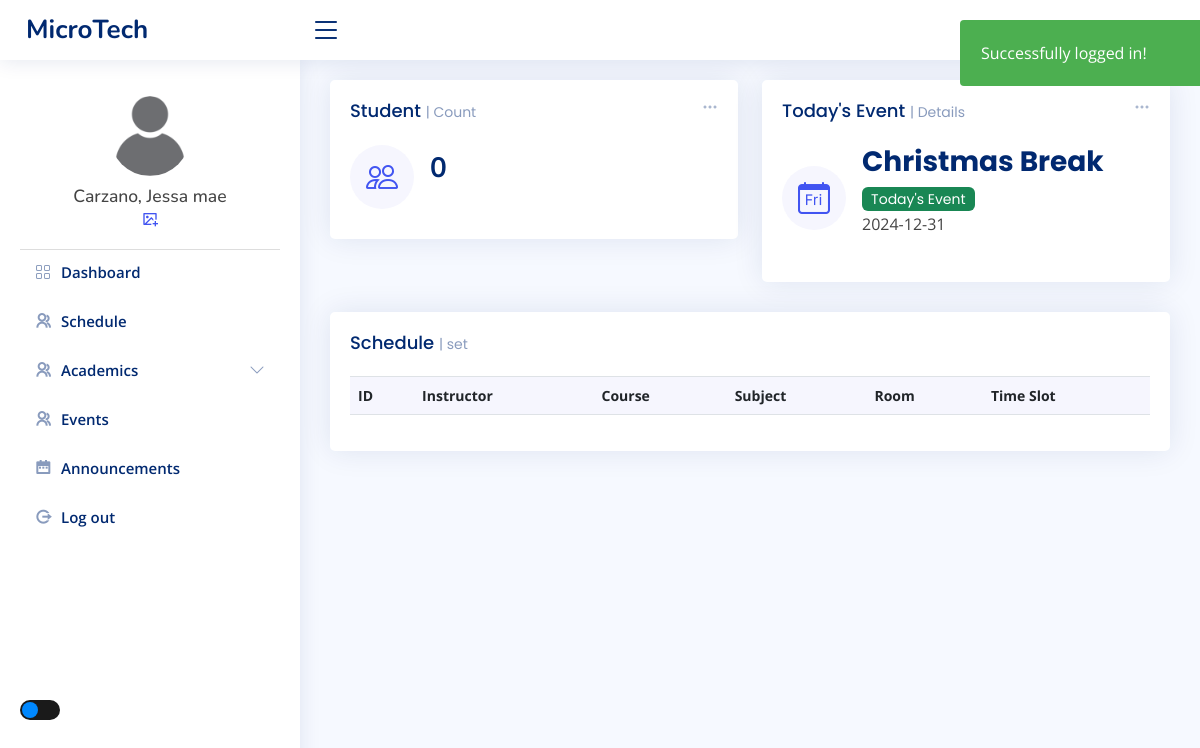
The page /admin/index2.php (signed in) on the database its author committed.
### tables this page shows
CREATE TABLE `tbl_users` (
  `user_id` int(11) NOT NULL,
  `user_fname` varchar(50) NOT NULL,
  `user_lname` varchar(50) NOT NULL,
  `user_email` varchar(80) NOT NULL,
  `user_name` varchar(50) NOT NULL,
  `user_pass` varchar(100) NOT NULL,
  `user_role` varchar(20) NOT NULL,
  `user_image` varchar(100) NOT NULL,
  `date_of_birth` date DEFAULT NULL,
  `gender` enum('Male','Female') DEFAULT NULL,
  `hire_date` date DEFAULT NULL,
  `department` varchar(100) DEFAULT NULL,
  `phone_number` varchar(15) DEFAULT NULL,
  `address` varchar(255) DEFAULT NULL
);

CREATE TABLE `tbl_events` (
  `id` int(11) NOT NULL,
  `title` varchar(50) NOT NULL,
  `date` date NOT NULL,
  `description` varchar(10000) NOT NULL
);

### admin/index2.php (the view, shortened to what this page needs)
<?php
include_once "../templates/header2.php";
$connection = new Connection();
$pdo = $connection->open();
$sql = "SELECT * FROM tbl_events ORDER BY date DESC";
$stmt = $pdo->query($sql);
$events = $stmt->fetchAll(PDO::FETCH_ASSOC);
$today = date('Y-m-d');
$todaysEvent = null;
foreach ($events as $event) {
    if ($event['date'] === $today) {
        $todaysEvent = $event;
    }
}
$studentCount = 0;
$userid = $_SESSION["login"];
try {
    $countSql = "SELECT COUNT(*) AS student_count
                FROM tbl_student_instructors
                WHERE instructor_id = :instructor_id";
    $countStmt = $pdo->prepare($countSql);
    $countStmt->execute([':instructor_id' => $userid]);
    $countResult = $countStmt->fetch(PDO::FETCH_ASSOC);
    $studentCount = $countResult['student_count'];
} catch (PDOException $e) {
    echo "There was an error: " . $e->getMessage();
}
?>
<main id="main" class="main">
    <section class="section dashboard">
        <div class="row">
            <div class="col-xxl-4 col-md-6">
                <div class="card info-card sales-card">
                    <div class="filter">
                        <a class="icon" href="#" data-bs-toggle="dropdown"><i class="bi bi-three-dots"></i></a>
                    </div>
                    <div class="card-body">
                        <h5 class="card-title">Student <span>| Count</span></h5>
                        <div class="d-flex align-items-center">
                            <div class="card-icon rounded-circle d-flex align-items-center justify-content-center">
                                <i class="bi bi-people"></i>
                            </div>
                            <div class="ps-3">
                                <h6> <?php echo htmlspecialchars($studentCount); ?></p>
                                </h6>
                            </div>
                        </div>
                    </div>
                </div>
            </div>
            <div class="col-xxl-4 col-md-6">
                <div class="card info-card sales-card">
                    <div class="filter">
                        <a class="icon" href="#" data-bs-toggle="dropdown"><i class="bi bi-three-dots"></i></a>
                    </div>
                    <div class="card-body">
                        <h5 class="card-title">Today's Event <span>| Details</span></h5>
                        <div class="d-flex align-items-center">
                            <div class="card-icon rounded-circle d-flex align-items-center justify-content-center">
                                <i class="bi bi-calendar-day"></i>
                            </div>
                            <div class="ps-3">
                                <?php if ($todaysEvent) : ?>
                                    <li class="list-group-item d-flex justify-content-between align-items-start">
                                        <div style="flex-grow: 1;">
                                            <h6 class="card-title"><?php echo htmlspecialchars($todaysEvent['title']); ?> <span class="badge bg-success" style="color: white;">Today's Event</span></h6>
                                            <p><?php echo htmlspecialchars($todaysEvent['date']); ?></p>
                                        </div>
                                    </li>
                                <?php else : ?>
                                    <p>No events scheduled for today.</p>
                                <?php endif; ?>
                            </div>
                        </div>
                    </div>
                </div>
            </div>
        </div>
        <div class="row">
            <div class="col-lg-12">
                <div class="row">
                    <div class="col-12">
                        <div class="card recent-sales overflow-auto">
                            <div class="card-body">
                                <h5 class="card-title">Schedule <span>| set</span></h5>
                                <table id="scheduleTable" class="table table-striped table-bordered">
                                    <thead>
                                        <tr>
                                            <th scope="col">ID</th>
                                            <th scope="col">Instructor</th>
                                            <th scope="col">Course</th>
                                            <th scope="col">Subject</th>
                                            <th scope="col">Room</th>
                                            <th scope="col">Time Slot</th>
                                        </tr>
                                    </thead>
                                </table>
                            </div>
                        </div>
                    </div>
                </div>
            </div>
        </div>
    </section>
</main>
<?php
include_once "../templates/footer.php";
?>

### templates/header2.php (shortened to what this page needs)
<?php
$database = new Connection();
$conn = $database->open();
$userid = $_SESSION["login"];
$statements = $conn->prepare("SELECT user_fname, user_lname, user_image FROM tbl_users WHERE user_id = ?");
$statements->execute([$userid]);
$user = $statements->fetch(PDO::FETCH_ASSOC);
$fname = $user['user_fname'];
$lname = $user['user_lname'];
$image = $user['user_image'];
?>
<!DOCTYPE html>
<html lang="en">
<head>
  <link href="../assets/vendor/bootstrap/css/bootstrap.min.css" rel="stylesheet">
  <link href="../assets/vendor/bootstrap-icons/bootstrap-icons.css" rel="stylesheet">
  <link href="../assets/vendor/boxicons/css/boxicons.min.css" rel="stylesheet">
  <link href="../assets/vendor/quill/quill.snow.css" rel="stylesheet">
  <link href="../assets/vendor/quill/quill.bubble.css" rel="stylesheet">
  <link href="../assets/vendor/remixicon/remixicon.css" rel="stylesheet">
  <link href="../assets/vendor/simple-datatables/style.css" rel="stylesheet">
  <link href="../assets/css/style.css" rel="stylesheet">
</head>
<body>
  <?php
  if (isset($_SESSION['login_success']) && $_SESSION['login_success']) {
    echo "
        <div class='alert'>
            <span class='closebtn' onclick='this.parentElement.style.display=\"none\";'>&times;</span>
            Successfully logged in!
        </div>
        <script>
            // Automatically close the alert after 5 seconds
            setTimeout(function() {
                document.querySelector('.alert').style.opacity = '0';
                setTimeout(function() {
                    document.querySelector('.alert').style.display = 'none';
                }, 600);
            }, 5000);
        </script>";
  }
  ?>
  <header id="header" class="header fixed-top d-flex align-items-center">
    <div class="d-flex align-items-center justify-content-between">
      <a href="../admin/index.php" class="logo d-flex align-items-center">
        <span class="d-none d-lg-block">MicroTech</span>
      </a>
      <i class="bi bi-list toggle-sidebar-btn"></i>
    </div>
  </header>
  <aside id="sidebar" class="sidebar">
    <ul class="sidebar-nav" id="sidebar-nav">
      <div class="profile-section">
        <div class="profile-img">
          <img src="upload-files/<?php echo htmlspecialchars($image); ?>" id="currentPhoto" onerror="this.src='images/default.png'" alt="Profile Image" class="rounded-circle">
        </div>
        <div class="profile-info">
          <h5><?php echo htmlspecialchars($lname) . ', ' . htmlspecialchars($fname); ?></h5>
        </div>
        <div class="settings-icon">
          <a href="javascript:void(0);" onclick="document.getElementById('fileInput').click();">
            <i class="ri-image-add-line"></i>
          </a>
        </div>
      </div>
      <li class="nav-item">
        <a class="nav-link collapsed" href="../admin/index2.php">
          <i class="bi bi-grid"></i>
          <span>Dashboard</span>
        </a>
      </li>
      <li class="nav-item">
        <a class="nav-link collapsed" href="../admin/schedule-teacher.php">
          <i class="ri ri-group-line"></i>
          <span>Schedule</span>
        </a>
      </li>
      <li class="nav-item">
        <a class="nav-link collapsed" data-bs-target="#components-nav" data-bs-toggle="collapse" href="#">
          <i class="ri ri-group-line"></i><span>Academics</span><i class="bi bi-chevron-down ms-auto"></i>
        </a>
      </li>
      <li class="nav-item">
        <a class="nav-link collapsed" href="../admin/event-teacher.php">
          <i class="ri ri-group-line"></i>
          <span>Events</span>
        </a>
      </li>
      <li class="nav-item">
        <a class="nav-link collapsed" href="#">
          <i class="ri-calendar-2-fill"></i>
          <span>Announcements</span>
        </a>
      </li>
      <li class="nav-item">
        <a class="nav-link collapsed" href="../admin/includes/logout.inc.php">
          <i class="ri-logout-circle-r-line"></i>
          <span>Log out</span>
        </a>
      </li>
    </ul>
    <div style="margin-top: 13%; position:fixed">
      <label class="switch">
        <span class="slider round"></span>
      </label>
    </div>
  </aside>

### assets/css/style.css (style rules this page uses)
:root { scroll-behavior: smooth; }
body { font-family: "Open Sans", sans-serif; background: #f6f9ff; color: #444444; }
a { color: #4154f1; text-decoration: none; }
h1, h2, h3, h4, h5, h6 { font-family: "Nunito", sans-serif; }
#main { margin-top: 60px; padding: 20px 30px; transition: all 0.3s; }
.card { margin-bottom: 30px; border: none; border-radius: 5px; box-shadow: 0px 0 30px rgba(1, 41, 112, 0.1); }
.card-title { padding: 20px 0 15px 0; font-size: 18px; font-weight: 500; color: #012970; font-family: "Poppins", sans-serif; }
.card-title span { color: #899bbd; font-size: 14px; font-weight: 400; }
.card-body { padding: 0 20px 20px 20px; }
.logo { line-height: 1; }
@media (min-width: 1200px) { .logo { width: 280px; } }
.logo span { font-size: 26px; font-weight: 700; color: #012970; font-family: "Nunito", sans-serif; }
.header { transition: all 0.5s; z-index: 997; height: 60px; box-shadow: 0px 2px 20px rgba(1, 41, 112, 0.1); background-color: #fff; padding-left: 20px; }
.header .toggle-sidebar-btn { font-size: 32px; padding-left: 10px; cursor: pointer; color: #012970; }
.sidebar { position: fixed; top: 60px; left: 0; bottom: 0; width: 300px; z-index: 996; transition: all 0.3s; padding: 20px; overflow-y: auto; scrollbar-width: thin; scrollbar-color: #aab7cf transparent; box-shadow: 0px 0px 20px rgba(1, 41, 112, 0.1); background-color: #fff; }
@media (min-width: 1200px) { #main, #footer { margin-left: 300px; } }
.sidebar-nav { padding: 0; margin: 0; list-style: none; }
.sidebar-nav li { padding: 0; margin: 0; list-style: none; }
.sidebar-nav .nav-item { margin-bottom: 5px; }
.sidebar-nav .nav-link { display: flex; align-items: center; font-size: 15px; font-weight: 600; color: #4154f1; transition: 0.3; background: #f6f9ff; padding: 10px 15px; border-radius: 4px; }
.sidebar-nav .nav-link i { font-size: 16px; margin-right: 10px; color: #4154f1; }
.sidebar-nav .nav-link.collapsed { color: #012970; background: #fff; }
.sidebar-nav .nav-link.collapsed i { color: #899bbd; }
.sidebar-nav .nav-link .bi-chevron-down { margin-right: 0; transition: transform 0.2s ease-in-out; }
.dashboard .filter { position: absolute; right: 0px; top: 15px; }
.dashboard .filter .icon { color: #aab7cf; padding-right: 20px; padding-bottom: 5px; transition: 0.3s; font-size: 16px; }
.dashboard .info-card { padding-bottom: 10px; }
.dashboard .info-card h6 { font-size: 28px; color: #012970; font-weight: 700; margin: 0; padding: 0; }
.dashboard .card-icon { font-size: 32px; line-height: 0; width: 64px; height: 64px; flex-shrink: 0; flex-grow: 0; }
.dashboard .sales-card .card-icon { color: #4154f1; background: #f6f6fe; }
.dashboard .recent-sales { font-size: 14px; }
.dashboard .recent-sales .table thead { background: #f6f6fe; }
.dashboard .recent-sales .table thead th { border: 0; }

### templates/header2.php (style rules this page uses)
html { scroll-behavior: smooth; }
.sidebar .nav-link { transition: background-color 0.3s ease, color 0.3s ease; }
.profile-section { display: flex; flex-direction: column; align-items: center; padding: 1rem; border-bottom: 1px solid #ddd; }
.profile-img img { width: 80px; height: 80px; border-radius: 50%; object-fit: cover; margin-bottom: 10px; }
.profile-info h5 { margin: 0; font-size: 1.1rem; text-align: center; }
.alert { max-width: 300px; width: 100%; padding: 20px; background-color: #4CAF50; color: white; opacity: 1; transition: opacity 0.6s; margin-bottom: 15px; border-radius: 4px; position: fixed; top: 20px; left: 80%; z-index: 5000; }
.switch { position: relative; display: inline-block; width: 40px; height: 20px; }
.slider { position: absolute; cursor: pointer; top: 0; left: 0; right: 0; bottom: 0; background-color: #1a1a1a; transition: .4s; }
.slider:before { position: absolute; content: ""; height: 16px; width: 16px; left: 2px; bottom: 2px; background-color: #0088ff; transition: .4s; }
.slider.round { border-radius: 20px; }
.slider.round:before { border-radius: 50%; }

### admin/index2.php (style rules this page uses)
a { text-decoration: none !important; }
.alert { padding: 20px; background-color: #4CAF50; color: white; opacity: 1; transition: opacity 0.6s; margin-bottom: 15px; border-radius: 4px; position: fixed; top: 20px; right: 20px; z-index: 5000; width: 300px; }

### rows shown on the page
tbl_users: user_lname "Carzano", user_fname "Jessa mae"
tbl_events: title "Christmas Break", date "2024-12-31"

### other values the page prints
$studentCount "0"
